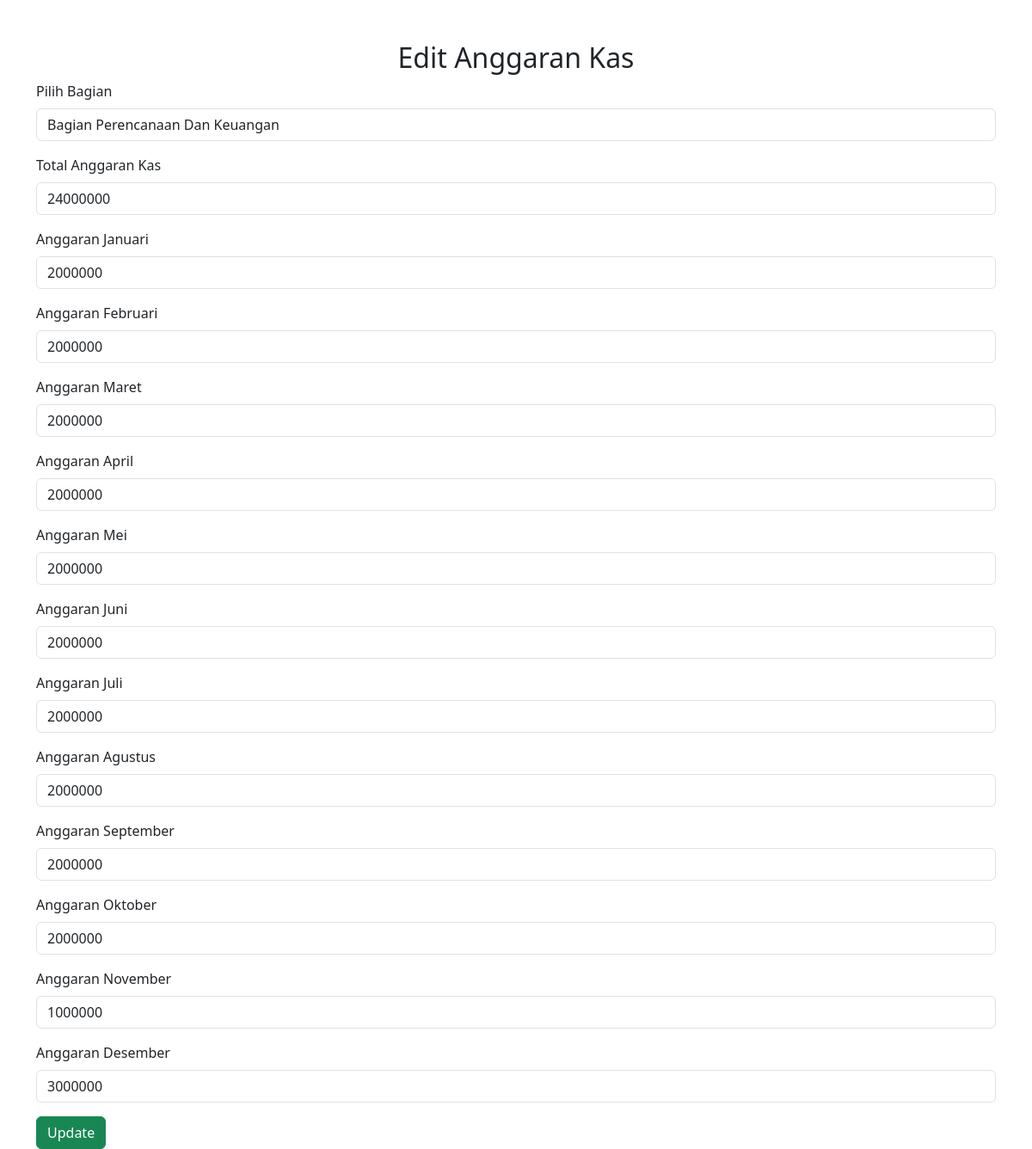
The page /edit_anggaran.php?id=7 on the database its author committed.
### tables this page shows
CREATE TABLE `anggaran` (
  `id` int(11) NOT NULL,
  `bagian` varchar(100) NOT NULL,
  `total_anggaran` int(11) NOT NULL,
  `januari` int(11) DEFAULT 0,
  `februari` int(11) DEFAULT 0,
  `maret` int(11) DEFAULT 0,
  `april` int(11) DEFAULT 0,
  `mei` int(11) DEFAULT 0,
  `juni` int(11) DEFAULT 0,
  `juli` int(11) DEFAULT 0,
  `agustus` int(11) DEFAULT 0,
  `september` int(11) DEFAULT 0,
  `oktober` int(11) DEFAULT 0,
  `november` int(11) DEFAULT 0,
  `desember` int(11) DEFAULT 0,
  `created_at` timestamp NOT NULL DEFAULT current_timestamp()
);

### edit_anggaran.php (the view, shortened to what this page needs)
<?php
include 'koneksi.php';
$id = intval($_GET['id']);
$sql = "SELECT * FROM anggaran WHERE id = ?";
$stmt = $conn->prepare($sql);
$stmt->bind_param("i", $id);
$stmt->execute();
$result = $stmt->get_result();
$data = $result->fetch_assoc();
?>
<!DOCTYPE html>
<html lang="id">
<head>
    <link href="https://cdn.jsdelivr.net/npm/bootstrap@5.3.0/dist/css/bootstrap.min.css" rel="stylesheet">
</head>
<body>
<div class="container mt-5">
    <h2 class="text-center">Edit Anggaran Kas</h2>
    <form method="post">
        <div class="mb-3">
            <label for="bagian" class="form-label">Pilih Bagian</label>
            <select id="bagian" class="form-control" name="bagian" required>
                <option value="perencanaan" <?= ($data['bagian'] == 'perencanaan') ? 'selected' : '' ?>>Bagian Perencanaan Dan Keuangan</option>
            </select>
        </div>
        <div class="mb-3">
            <label class="form-label">Total Anggaran Kas</label>
            <input type="number" class="form-control" name="total_anggaran" id="total_anggaran" required value="<?= $data['total_anggaran'] ?>">
        </div>
        <?php
        $bulan_nama = ["Januari", "Februari", "Maret", "April", "Mei", "Juni", "Juli", "Agustus", "September", "Oktober", "November", "Desember"];
        for ($i = 1; $i <= 12; $i++) {
            $bulan_field = strtolower($bulan_nama[$i - 1]);
        ?>
        <div class="mb-3">
            <label class="form-label">Anggaran <?= $bulan_nama[$i - 1] ?></label>
            <input type="number" class="form-control bulan-input" name="bulan<?= $i ?>" required value="<?= $data[$bulan_field] ?>" oninput="hitungTotal()">
        </div>
        <?php } ?>
        <button type="submit" name="update" class="btn btn-success">Update</button>
    </form>
</div>
</body>
</html>

### rows shown on the page
anggaran: bagian "Bagian Perencanaan Dan Keuangan", total_anggaran "24000000", januari "2000000", februari "2000000", maret "2000000", april "2000000", mei "2000000", juni "2000000", juli "2000000", agustus "2000000", september "2000000", oktober "2000000", november "1000000", desember "3000000"

### other values the page prints
$bulan_nama[$i - 1] "Januari"
$bulan_nama[$i - 1] "Februari"
$bulan_nama[$i - 1] "Maret"
$bulan_nama[$i - 1] "April"
$bulan_nama[$i - 1] "Mei"
$bulan_nama[$i - 1] "Juni"
$bulan_nama[$i - 1] "Juli"
$bulan_nama[$i - 1] "Agustus"
$bulan_nama[$i - 1] "September"
$bulan_nama[$i - 1] "Oktober"
$bulan_nama[$i - 1] "November"
$bulan_nama[$i - 1] "Desember"
